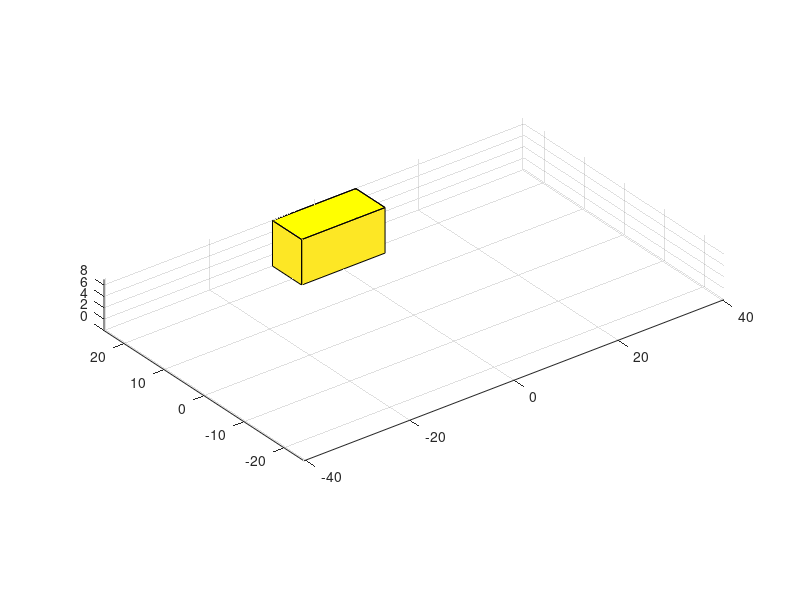

The MATLAB source for this figure:
ballsWeight=[[340,69],[390,69],[450,68.83185 ]];
 	 
clear;

disp("Free Kick Simulator");

% Get input from the user

% Constant Variable
AD = 1.2;       % Air Density at Sea Level (kg/m^3)
DC = 0.8;       % Drag Coefficient
cross_section = 0.1;  % Cross section area of a soccer ball (varies in size)
G = 1;              % Gravity
D = AD * DC * cross_section; % Drag Calculation

ball_mass = 2;      % Mass of the Ball (varies in size)
foot_mass = 1.43;      % Mass of the Foot
e = 0.68;       % Coefficient 
Vf1 = 1;            % Velocity of the foot before Kick
Vf2 = 1;            % Velocity of the foot after Kick
Vb1 = 0;        % Velocity of the ball before Kick (Constant value 0)
Vb2 = (Vf1 * (foot_mass * (1+ e)) + Vb1 * (ball_mass - e * foot_mass)) / (foot_mass + ball_mass); % Velocity of the ball after Kick

%goal post
l =  8;                                                 % Length
w = 7.3;                                                 % Width
h = 8;                                                 % Height
X = [-1  -1   1   1  -1; -1  -1   1   1  -1]*l;
Y = [2.42  3.42   3.42  2.42  2.42; 2.42   3.42   3.42  2.42  2.42]*w;
Z = [ 1   1   1   1   1;  0   0   0   0   0]*h;
figure(1)
surf(X, Y, Z)                                           % Plot Walls
hold on
patch(X(1,:), Y(1,:), Z(1,:), 'y')                      % Plot Flat Roof
hold off
grid on
axis equal
axis([-40.3  40.3 -25  25        0  9])
